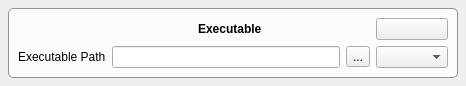
<?xml version="1.0" encoding="UTF-8"?>
<ui version="4.0">
 <class>processWidget</class>
 <widget class="QWidget" name="processWidget">
  <property name="geometry">
   <rect>
    <x>0</x>
    <y>0</y>
    <width>466</width>
    <height>79</height>
   </rect>
  </property>
  <property name="windowTitle">
   <string>Process</string>
  </property>
  <layout class="QVBoxLayout" name="verticalLayout">
   <property name="spacing">
    <number>0</number>
   </property>
   <property name="leftMargin">
    <number>0</number>
   </property>
   <property name="topMargin">
    <number>0</number>
   </property>
   <property name="rightMargin">
    <number>0</number>
   </property>
   <property name="bottomMargin">
    <number>0</number>
   </property>
   <item>
    <widget class="QGroupBox" name="groupBox">
     <property name="styleSheet">
      <string notr="true">QGroupBox { background: rgba(252, 252, 255, 1); border: 1px solid; border-radius: 5px; border-color: rgb(146, 146, 146); margin: 8px;}
QGroupBox::title {
    subcontrol-origin: margin;
    subcontrol-position: top center; /* position at the top center */
    padding: 0;
    margin: 0;
}</string>
     </property>
     <layout class="QGridLayout" name="gridLayout">
      <item row="0" column="3">
       <widget class="QPushButton" name="processDelete">
        <property name="text">
         <string/>
        </property>
        <property name="icon">
         <iconset resource="res.qrc">
          <normaloff>:/main/delete-24px.svg</normaloff>:/main/delete-24px.svg</iconset>
        </property>
       </widget>
      </item>
      <item row="1" column="3">
       <widget class="QComboBox" name="processNotificationType"/>
      </item>
      <item row="1" column="0">
       <widget class="QLabel" name="processLabel">
        <property name="text">
         <string>Executable Path</string>
        </property>
       </widget>
      </item>
      <item row="1" column="2">
       <widget class="QToolButton" name="processPathBtn">
        <property name="text">
         <string>...</string>
        </property>
       </widget>
      </item>
      <item row="0" column="0" colspan="3">
       <layout class="QHBoxLayout" name="horizontalLayout">
        <property name="spacing">
         <number>8</number>
        </property>
        <item>
         <widget class="QLabel" name="processIconLabel">
          <property name="frameShape">
           <enum>QFrame::NoFrame</enum>
          </property>
          <property name="text">
           <string/>
          </property>
          <property name="pixmap">
           <pixmap resource="res.qrc">:/main/widgets-24px.svg</pixmap>
          </property>
          <property name="scaledContents">
           <bool>true</bool>
          </property>
         </widget>
        </item>
        <item>
         <widget class="QLabel" name="processName">
          <property name="font">
           <font>
            <weight>75</weight>
            <bold>true</bold>
           </font>
          </property>
          <property name="text">
           <string>Executable</string>
          </property>
         </widget>
        </item>
       </layout>
      </item>
      <item row="1" column="1">
       <widget class="QLineEdit" name="processPath"/>
      </item>
     </layout>
    </widget>
   </item>
  </layout>
 </widget>
 <resources>
  <include location="res.qrc"/>
 </resources>
 <connections/>
</ui>
